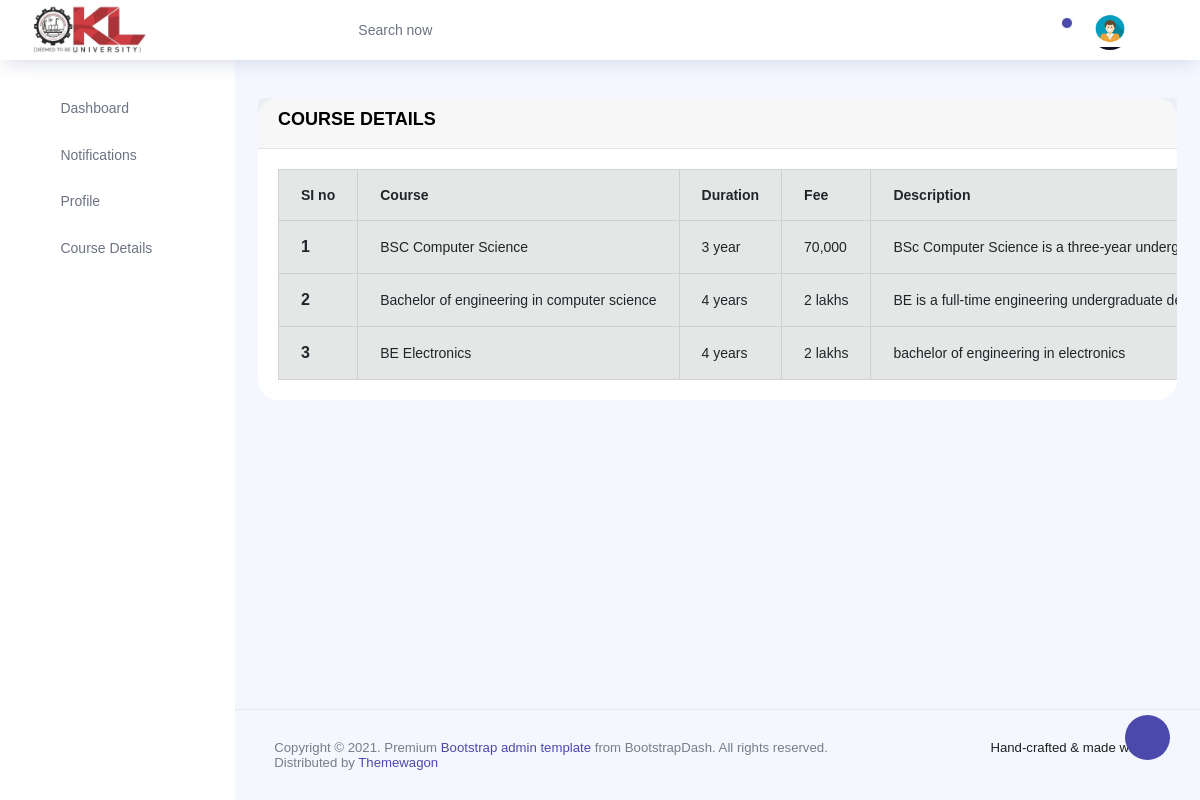
The page /Course on the database its author committed.
### homeapp/models.py (models this page shows, shortened)
class Course(models.Model):
    Name=models.CharField(max_length=100)
    Description=models.TextField()
    Duration=models.CharField(max_length=100, null=True)
    Fee=models.CharField(max_length=100,null=True)

### homeapp/views.py (the view)
# urls.py: path('Course',views.course,name='Course'),
def course(request):
    data = Course.objects.all()
    return render(request,'student_template/Course.html',{'data':data})

### templates/student_template/Course.html
{% extends 'student_template/student_dashboard.html' %}
{% block content %}
<br>
<div class="table-responsive">
    <div class="card">
<div class="card-header" style="">
    <h4><strong class="card-tile" style="text-align:center;color:black;">COURSE DETAILS</strong></h4>
</div>
    <div class="card-body">
<table class="table table-bordered table-secondary">
  <thead>
    <tr>
      <th scope="col">SI no</th>
      <th scope="col">Course</th>
      <th scope="col">Duration</th>
      <th scope="col">Fee</th>
      <th scope="col">Description</th>
    </tr>
  </thead>
  <tbody>
  {% for i in data %}
    <tr>
      <th scope="row">{{forloop.counter}}</th>
      <td>{{i.Name}}</td>
      <td>{{i.Duration}}</td>
      <td>{{i.Fee}}</td>
       <td>{{i.Description}}</td>
    </tr>
  {% endfor %}
  </tbody>
</table>
      </div>
  </div>
</div>
{% endblock %}

### rows shown on the page
Course: Name "BSC Computer Science", Duration "3 year", Fee "70,000", Description "BSc Computer Science is a three-year…"
Course: Name "Bachelor of engineering in computer science", Duration "4 years", Fee "2 lakhs", Description "BE is a full-time engineering undergraduate…"
Course: Name "BE Electronics", Duration "4 years", Fee "2 lakhs", Description "bachelor of engineering in electronics"
